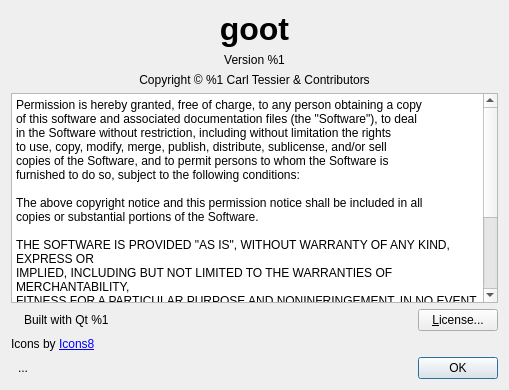
<?xml version="1.0" encoding="UTF-8"?>
<ui version="4.0">
 <class>AboutDialog</class>
 <widget class="QDialog" name="AboutDialog">
  <property name="geometry">
   <rect>
    <x>0</x>
    <y>0</y>
    <width>509</width>
    <height>390</height>
   </rect>
  </property>
  <property name="windowTitle">
   <string>Dialog</string>
  </property>
  <layout class="QVBoxLayout" name="verticalLayout">
   <item>
    <widget class="QLabel" name="label">
     <property name="font">
      <font>
       <pointsize>24</pointsize>
       <bold>true</bold>
      </font>
     </property>
     <property name="text">
      <string>goot</string>
     </property>
     <property name="alignment">
      <set>Qt::AlignCenter</set>
     </property>
    </widget>
   </item>
   <item>
    <widget class="QLabel" name="label_2">
     <property name="text">
      <string>Version %1</string>
     </property>
     <property name="alignment">
      <set>Qt::AlignCenter</set>
     </property>
    </widget>
   </item>
   <item>
    <widget class="QLabel" name="label_3">
     <property name="text">
      <string>Copyright © %1 Carl Tessier &amp; Contributors</string>
     </property>
     <property name="alignment">
      <set>Qt::AlignCenter</set>
     </property>
    </widget>
   </item>
   <item>
    <widget class="QPlainTextEdit" name="plainTextEdit">
     <property name="readOnly">
      <bool>true</bool>
     </property>
     <property name="plainText">
      <string>Permission is hereby granted, free of charge, to any person obtaining a copy
of this software and associated documentation files (the &quot;Software&quot;), to deal
in the Software without restriction, including without limitation the rights
to use, copy, modify, merge, publish, distribute, sublicense, and/or sell
copies of the Software, and to permit persons to whom the Software is
furnished to do so, subject to the following conditions:

The above copyright notice and this permission notice shall be included in all
copies or substantial portions of the Software.

THE SOFTWARE IS PROVIDED &quot;AS IS&quot;, WITHOUT WARRANTY OF ANY KIND, EXPRESS OR
IMPLIED, INCLUDING BUT NOT LIMITED TO THE WARRANTIES OF MERCHANTABILITY,
FITNESS FOR A PARTICULAR PURPOSE AND NONINFRINGEMENT. IN NO EVENT SHALL THE
AUTHORS OR COPYRIGHT HOLDERS BE LIABLE FOR ANY CLAIM, DAMAGES OR OTHER
LIABILITY, WHETHER IN AN ACTION OF CONTRACT, TORT OR OTHERWISE, ARISING FROM,
OUT OF OR IN CONNECTION WITH THE SOFTWARE OR THE USE OR OTHER DEALINGS IN THE
SOFTWARE.</string>
     </property>
    </widget>
   </item>
   <item>
    <layout class="QHBoxLayout" name="horizontalLayout">
     <item>
      <widget class="QLabel" name="label_4">
       <property name="sizePolicy">
        <sizepolicy hsizetype="Maximum" vsizetype="Preferred">
         <horstretch>0</horstretch>
         <verstretch>0</verstretch>
        </sizepolicy>
       </property>
       <property name="text">
        <string/>
       </property>
       <property name="pixmap">
        <pixmap resource="../res/main.qrc">:/icons/icons/qt_logo_green_32x32px.png</pixmap>
       </property>
      </widget>
     </item>
     <item>
      <widget class="QLabel" name="label_5">
       <property name="text">
        <string>Built with Qt %1</string>
       </property>
      </widget>
     </item>
     <item>
      <widget class="QPushButton" name="pushButton">
       <property name="sizePolicy">
        <sizepolicy hsizetype="Maximum" vsizetype="Fixed">
         <horstretch>0</horstretch>
         <verstretch>0</verstretch>
        </sizepolicy>
       </property>
       <property name="text">
        <string>&amp;License...</string>
       </property>
      </widget>
     </item>
    </layout>
   </item>
   <item>
    <widget class="QLabel" name="label_6">
     <property name="text">
      <string>&lt;html&gt;&lt;head/&gt;&lt;body&gt;&lt;p&gt;Icons by &lt;a href=&quot;https://icons8.com&quot;&gt;&lt;span style=&quot; text-decoration: underline; color:#0000ff;&quot;&gt;Icons8&lt;/span&gt;&lt;/a&gt;&lt;/p&gt;&lt;/body&gt;&lt;/html&gt;</string>
     </property>
    </widget>
   </item>
   <item>
    <layout class="QHBoxLayout" name="horizontalLayout_2">
     <item>
      <widget class="QToolButton" name="toolButton">
       <property name="text">
        <string>...</string>
       </property>
       <property name="icon">
        <iconset resource="../res/main.qrc">
         <normaloff>:/icons/icons/fluency/icons8-github-48.png</normaloff>:/icons/icons/fluency/icons8-github-48.png</iconset>
       </property>
       <property name="iconSize">
        <size>
         <width>32</width>
         <height>32</height>
        </size>
       </property>
       <property name="autoRaise">
        <bool>true</bool>
       </property>
      </widget>
     </item>
     <item>
      <widget class="QDialogButtonBox" name="buttonBox">
       <property name="standardButtons">
        <set>QDialogButtonBox::Ok</set>
       </property>
      </widget>
     </item>
    </layout>
   </item>
  </layout>
 </widget>
 <resources>
  <include location="../res/main.qrc"/>
 </resources>
 <connections/>
</ui>
